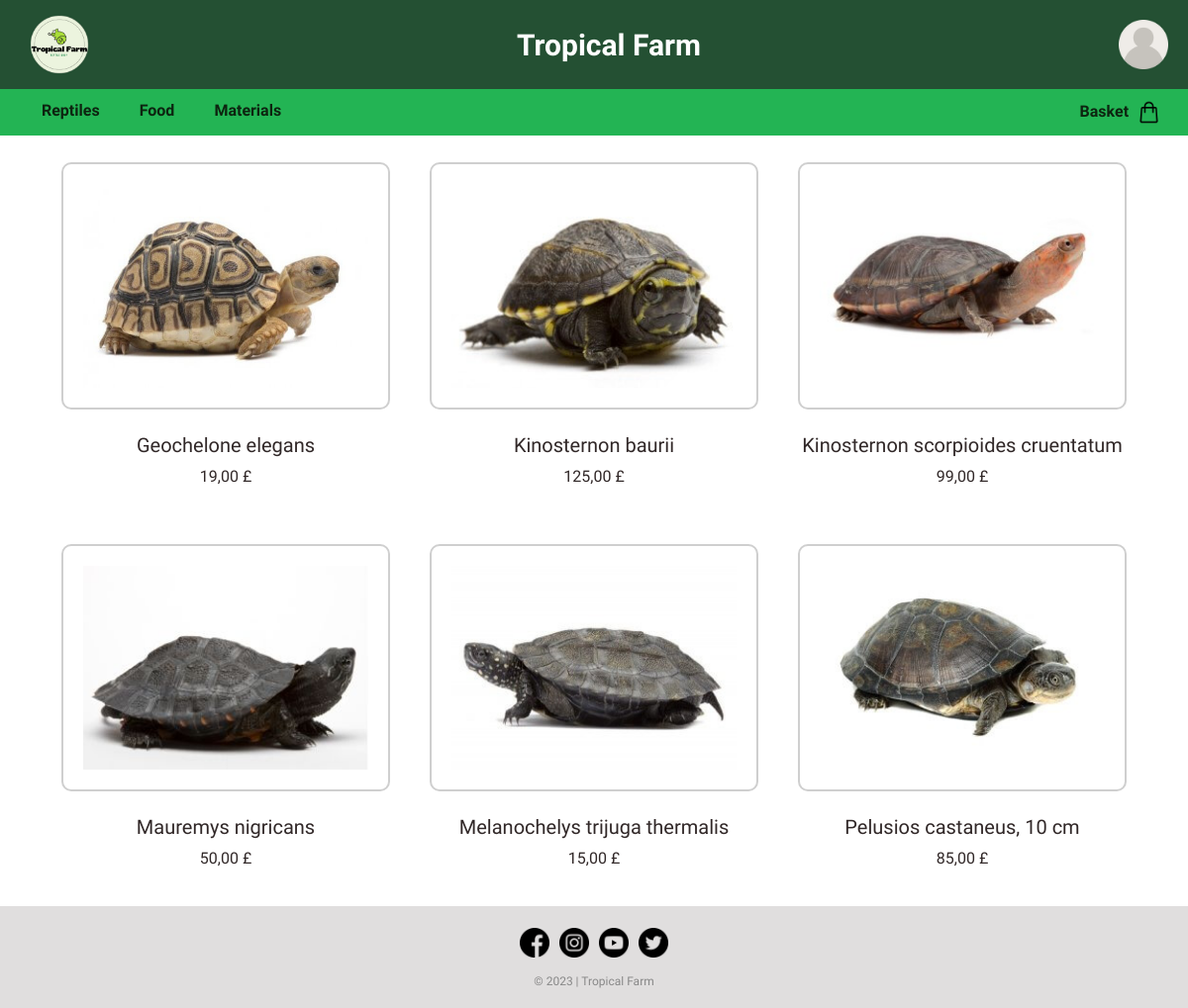
The page /turtles.php on the database as committed earlier.
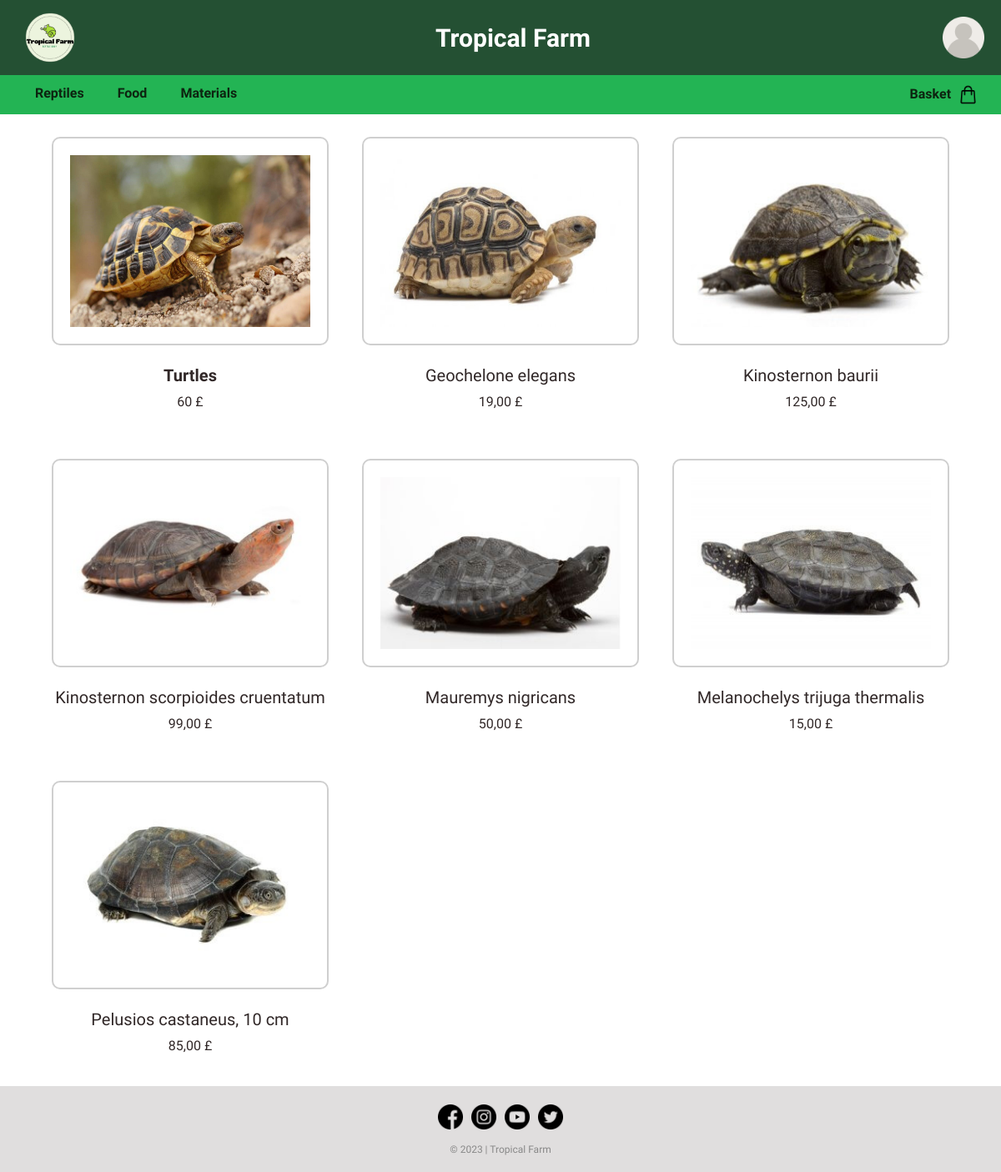
The same page on the database as committed later.
### tables this page shows
CREATE TABLE IF NOT EXISTS `item` (
  `iditem` int NOT NULL AUTO_INCREMENT,
  `name` varchar(50) NOT NULL,
  `category` varchar(50) NOT NULL,
  `second_category` varchar(50) NOT NULL,
  `description` varchar(50) NOT NULL,
  `photo` varchar(50) NOT NULL,
  `price` varchar(50) NOT NULL,
  `stock` varchar(50) NOT NULL,
  `sell` varchar(50) DEFAULT NULL,
  `auction` varchar(50) DEFAULT NULL,
  `trade` varchar(50) DEFAULT NULL,
  PRIMARY KEY (`iditem`)
);

### turtles.php (the view, shortened to what this page needs)
<!DOCTYPE html>
<html>
<head>
<link href="https://cdn.jsdelivr.net/npm/bootstrap@5.3.0/dist/css/bootstrap.min.css" rel="stylesheet">
<link href="style.css" rel="stylesheet" type="text/css"/>
</head>
<body>
  <div class="headnav">
<?php
if(!isset($_SESSION["photo"])){
  $imageURL = "image/user.png";
}
else{
$imageURL = "image/" . $_SESSION["photo"];
}
?>
      <?php if(isset($_SESSION["role"])){ echo '<header style="background-color: ' . $_SESSION["background"] . ';">'; }
            else{echo '<header>';}?>
            <div class="logo">
              <img src="image\logo.png" alt="Logo">
            </div>
            <div class="titre"><a href="http://localhost:80/Tropical-Farm/index.php" class="titre">Tropical Farm</a></div>
            <div class="dropdown">
              <a href="http://localhost:80/Tropical-Farm/login.php" class="dropdown-btn"><img src="<?php echo $imageURL; ?>" width="50px" height="50px"></a>
            </div>
          </header>
    <nav>
      <ul class="categories">
        <li>
          <a href="#">Reptiles</a>
        </li>
        <li>
          <a href="#">Food</a>
        </li>
        <li>
          <a href="#">Materials</a>
        </li>
      </ul>
      <div class="panier">
        <a href="#"><b>Basket &nbsp</b><img src="image/shopping-bag.png"></a>
      </div>
    </nav>
    </div>
  <br><br><br><br><br><br>
<div class="container">
<?php
$serveur = "localhost";
$utilisateur = "root";
$motDePasse = "";
$baseDeDonnees = "tropicalfarm";
$connexion = mysqli_connect($serveur, $utilisateur, $motDePasse, $baseDeDonnees);
$condition1 = "category = 'reptiles'";
$condition2 = "second_category = 'turtles'";
$query = "SELECT * FROM item WHERE $condition1 and $condition2";
$resultat = mysqli_query($connexion, $query);
while ($row = mysqli_fetch_assoc($resultat)) {
  echo '<div class="item">';
  echo "<img src= image/". $row['photo'] ." alt='Image' /><br>";
  echo "<center><h5><b>" . $row['name'] . "</b></h5>";
  echo "<p>" .$row['price'] . "  £</p></center>";
  echo "</div>";
}
?>
    <div class="item">
        <img src="image/Geochelone elegans, 10-11 cm.jpg"><br>
        <center><h5>Geochelone elegans</h5>
        <p>19,00 £</p></center>
    </div>
    <div class="item">
        <img src="image/Kinosternon baurii.jpg"><br>
        <center><h5>Kinosternon baurii</h5>
        <p>125,00 £</p></center>
    </div>
    <div class="item">
        <img src="image/Kinosternon scorpioides cruentatum.jpg"><br>
        <center><h5>Kinosternon scorpioides cruentatum</h5>
        <p>99,00 £</p></center>
    </div>
  <div class="item">
    <img src="image/Mauremys nigricans.jpg"><br>
    <center><h5>Mauremys nigricans</h5>
    <p>50,00 £</p></center>
</div>
  <div class="item">
      <img src="image/Melanochelys trijuga thermalis.jpg"><br>
      <center><h5>Melanochelys trijuga thermalis</h5>
      <p>15,00 £</p></center>
  </div>
  <div class="item">
      <img src="image/Pelusios castaneus, 10 cm.jpg"><br>
      <center><h5>Pelusios castaneus, 10 cm</h5>
      <p>85,00 £</p></center>
  </div>
</div>
<footer>
  <div class="footer-section">
    <a href="https://www.facebook.com/pages/category/supermarket/Tesco-Superstore-440818089460778/" target="_blank"><img src="image/facebook (1).png"></a>
    <a href="https://www.instagram.com/tescofood/?hl=fr" target="_blank"><img src="image/instagram (2).png"></a>
    <a href="https://www.youtube.com/tesco" target="_blank"><img src="image/youtube.png"></a>
    <a href="https://twitter (1).com/Tesco" target="_blank"><img src="image/twitter (1).png"></a>
</div>
  <div class="footer-bottom">
    <p>&copy; 2023 | Tropical Farm</p>
  </div>
</footer>
</body>
</html>

Rows that differ between the two databases and show on the page:
added item: photo (picture), name "Turtles", price "60"
